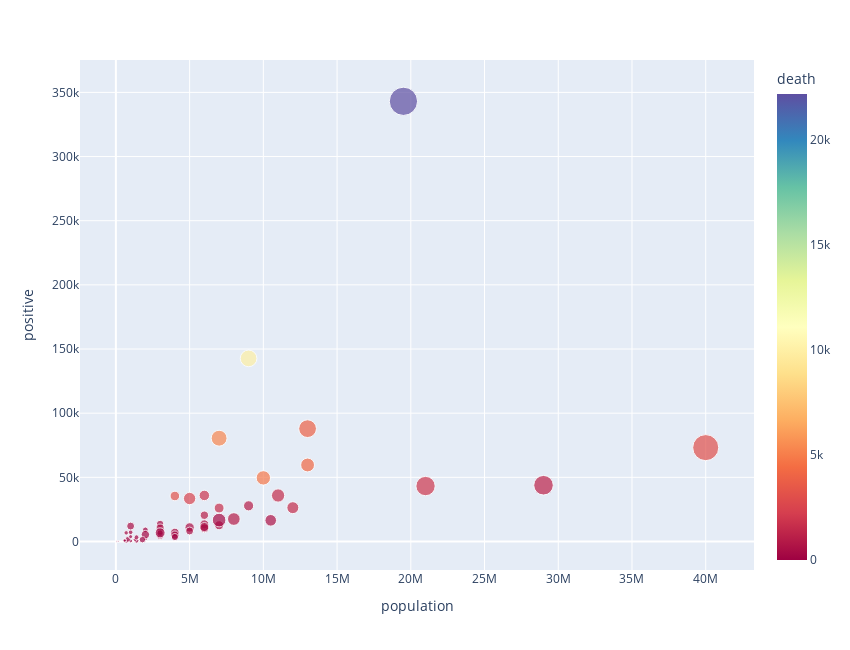

The notebook cell this image was saved under:
### Code cell
# create a scatter diagram of covid cases vs population coded by deaths and total amount of testing
pop_scat=px.scatter(current_state_df,x='population', 
                    y='positive', 
                    color='death', 
                    hover_name='state',
                    size='totaltestresults',
                    color_continuous_scale=px.colors.diverging.Spectral,
                    width=850, height=650)
pop_scat

### Figure 1 — Plotly figure (JSON) as saved in the notebook; plotly's stock layout.template omitted (floating-point values rounded to 4 significant figures)
{"data": [{"hovertemplate": "<b>%{hovertext}</b><br><br>population=%{x}<br>positive=%{y}<br>totaltestresults=%{marker.size}<br>death=%{marker.color}<extra></extra>", "hovertext": ["AK", "AL", "AR", "AS", "AZ", "CA", "CO", "CT", "DC", "DE", "FL", "GA", "GU", "HI", "IA", "ID", "IL", "IN", "KS", "KY", "LA", "MA", "MD", "ME", "MI", "MN", "MO", "MP", "MS", "MT", "NC", "ND", "NE", "NH", "NJ", "NM", "NV", "NY", "OH", "OK", "OR", "PA", "PR", "RI", "SC", "SD", "TN", "TX", "UT", "VA", "VI", "VT", "WA", "WI", "WV", "WY"], "legendgroup": "", "marker": {"color": [10, 467, 97, 0, 624, 3032, 1062, 3219, 358, 260, 1948, 1527, 5, 17, 318, 69, 3928, 1646, 164, 326, 2417, 5315, 1866, 69, 4787, 663, 562, 2, 480, 16, 615, 40, 107, 150, 9946, 231, 331, 22170, 1534, 284, 137, 4218, 117, 468, 371, 43, 287, 1216, 75, 955, 6, 53, 975, 434, 60, 7], "coloraxis": "coloraxis", "size": [31762, 141985, 75818, 105, 134338, 1104651, 114519, 149562, 32999, 36857, 608837, 285881, 4379, 38881, 89294, 33754, 512037, 160239, 57628, 117395, 247588, 410032, 178454, 23657, 335883, 128752, 127110, 3325, 105326, 24549, 219268, 50246, 53341, 39175, 451696, 115011, 69484, 1298757, 233352, 112183, 84050, 311195, 2427, 101601, 102535, 26473, 302317, 623284, 160119, 166830, 1233, 22505, 261080, 133873, 68713, 15430], "sizemode": "area", "sizeref": 3247.0, "symbol": "circle"}, "mode": "markers", "name": "", "showlegend": false, "type": "scatter", "x": [700000, 5000000, 3000000, 55000, 7000000, 40000000, 6000000, 4000000, 700000, 1000000, 21000000, 11000000, 165000, 1400000, 3000000, 2000000, 13000000, 7000000, 3000000, 4000000, 5000000, 7000000, 6000000, 1300000, 10000000, 6000000, 6000000, 55000, 3000000, 1000000, 10500000, 800000, 2000000, 1400000, 9000000, 2000000, 3000000, 19500000, 12000000, 4000000, 4000000, 13000000, 3000000, 1000000, 5000000, 1000000, 7000000, 29000000, 3000000, 9000000, 100000, 600000, 8000000, 6000000, 1800000, 600000], "xaxis": "x", "y": [387, 10968, 4236, 0, 12674, 73164, 20475, 35464, 6736, 7223, 43210, 35858, 153, 638, 13675, 2324, 87937, 26053, 7468, 7080, 33489, 80497, 35903, 1565, 49582, 13435, 10317, 19, 10483, 462, 16507, 1647, 9075, 3299, 142704, 5364, 6499, 343051, 26357, 4962, 3479, 59636, 2427, 12016, 8189, 3792, 16699, 43851, 6749, 27813, 69, 932, 17512, 11275, 1427, 701], "yaxis": "y"}], "layout": {"coloraxis": {"colorbar": {"title": {"text": "death"}}, "colorscale": [[0, "rgb(158,1,66)"], [0.1, "rgb(213,62,79)"], [0.2, "rgb(244,109,67)"], [0.3, "rgb(253,174,97)"], [0.4, "rgb(254,224,139)"], [0.5, "rgb(255,255,191)"], [0.6, "rgb(230,245,152)"], [0.7, "rgb(171,221,164)"], [0.8, "rgb(102,194,165)"], [0.9, "rgb(50,136,189)"], [1, "rgb(94,79,162)"]]}, "height": 650, "legend": {"itemsizing": "constant", "tracegroupgap": 0}, "margin": {"t": 60}, "width": 850, "xaxis": {"anchor": "y", "autorange": true, "domain": [0, 1], "range": [-2435000.0, 43280000.0], "title": {"text": "population"}, "type": "linear"}, "yaxis": {"anchor": "x", "autorange": true, "domain": [0, 1], "range": [-22210.0, 375200.0], "title": {"text": "positive"}, "type": "linear"}}}
